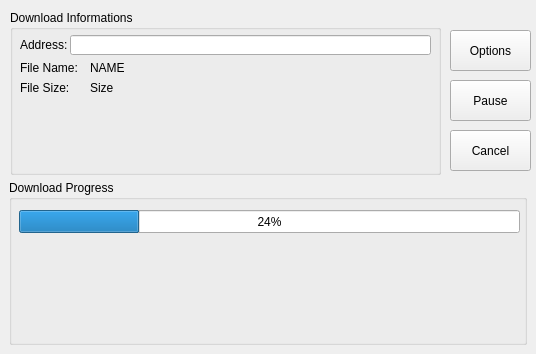
<?xml version="1.0" encoding="UTF-8"?>
<ui version="4.0">
 <class>Downloading</class>
 <widget class="QWidget" name="Downloading">
  <property name="geometry">
   <rect>
    <x>0</x>
    <y>0</y>
    <width>536</width>
    <height>354</height>
   </rect>
  </property>
  <property name="windowTitle">
   <string>Downloading File</string>
  </property>
  <widget class="QGroupBox" name="progress">
   <property name="geometry">
    <rect>
     <x>9</x>
     <y>180</y>
     <width>518</width>
     <height>165</height>
    </rect>
   </property>
   <property name="title">
    <string>Download Progress</string>
   </property>
   <widget class="QProgressBar" name="progressBar">
    <property name="geometry">
     <rect>
      <x>10</x>
      <y>30</y>
      <width>501</width>
      <height>23</height>
     </rect>
    </property>
    <property name="value">
     <number>24</number>
    </property>
   </widget>
  </widget>
  <widget class="QGroupBox" name="downInfo">
   <property name="geometry">
    <rect>
     <x>10</x>
     <y>10</y>
     <width>431</width>
     <height>165</height>
    </rect>
   </property>
   <property name="title">
    <string>Download Informations</string>
   </property>
   <widget class="QLabel" name="label">
    <property name="geometry">
     <rect>
      <x>10</x>
      <y>27</y>
      <width>51</width>
      <height>16</height>
     </rect>
    </property>
    <property name="text">
     <string>Address:</string>
    </property>
   </widget>
   <widget class="QLineEdit" name="lineEdit">
    <property name="geometry">
     <rect>
      <x>60</x>
      <y>25</y>
      <width>361</width>
      <height>20</height>
     </rect>
    </property>
   </widget>
   <widget class="QLabel" name="label_2">
    <property name="geometry">
     <rect>
      <x>10</x>
      <y>50</y>
      <width>61</width>
      <height>16</height>
     </rect>
    </property>
    <property name="text">
     <string>File Name:</string>
    </property>
   </widget>
   <widget class="QLabel" name="fileName">
    <property name="geometry">
     <rect>
      <x>80</x>
      <y>50</y>
      <width>49</width>
      <height>16</height>
     </rect>
    </property>
    <property name="text">
     <string>NAME</string>
    </property>
   </widget>
   <widget class="QLabel" name="label_3">
    <property name="geometry">
     <rect>
      <x>10</x>
      <y>70</y>
      <width>49</width>
      <height>16</height>
     </rect>
    </property>
    <property name="text">
     <string>File Size:</string>
    </property>
   </widget>
   <widget class="QLabel" name="label_4">
    <property name="geometry">
     <rect>
      <x>80</x>
      <y>70</y>
      <width>49</width>
      <height>16</height>
     </rect>
    </property>
    <property name="text">
     <string>Size</string>
    </property>
   </widget>
  </widget>
  <widget class="QPushButton" name="options">
   <property name="geometry">
    <rect>
     <x>450</x>
     <y>30</y>
     <width>81</width>
     <height>41</height>
    </rect>
   </property>
   <property name="text">
    <string>Options</string>
   </property>
  </widget>
  <widget class="QPushButton" name="cancel">
   <property name="geometry">
    <rect>
     <x>450</x>
     <y>130</y>
     <width>81</width>
     <height>41</height>
    </rect>
   </property>
   <property name="text">
    <string>Cancel</string>
   </property>
  </widget>
  <widget class="QPushButton" name="pause">
   <property name="geometry">
    <rect>
     <x>450</x>
     <y>80</y>
     <width>81</width>
     <height>41</height>
    </rect>
   </property>
   <property name="text">
    <string>Pause</string>
   </property>
  </widget>
 </widget>
 <resources/>
 <connections/>
</ui>
